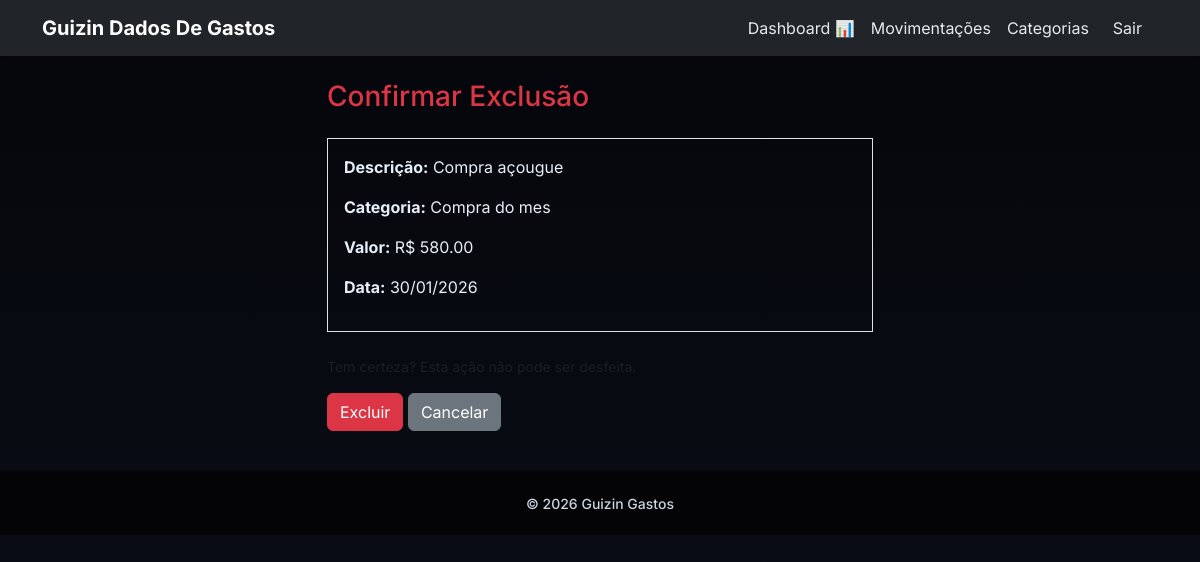
/movimentacao/excluir/2/ (signed in), run on the app's committed database.
### financeiro/models.py (models this page shows, shortened)
class Movimentacao(models.Model):
    valor = models.DecimalField(max_digits=10, decimal_places=2)
    descricao = models.CharField(max_length=200)
    data = models.DateField()
    categoria = models.ForeignKey(Categoria, on_delete=models.CASCADE)
    usuario = models.ForeignKey(User, on_delete=models.CASCADE)

class Categoria(models.Model):
    TIPO_CHOICES = (
        ('despesa', 'Despesa'),
        ('receita', 'Receita'),
    )
    nome = models.CharField(max_length=100)
    tipo = models.CharField(max_length=10, choices=TIPO_CHOICES)
    usuario = models.ForeignKey(User, on_delete=models.CASCADE)

### financeiro/views.py (the view)
# urls.py: path('movimentacao/excluir/<int:id>/', views.excluir_movimentacao, name='excluir_movimentacao'),
@login_required
def excluir_movimentacao(request, id):
    mov = get_object_or_404(Movimentacao, id=id, usuario=request.user)
    if request.method == 'POST':
        mov.delete()
        return redirect('lista_movimentacoes')
    return render(request, 'movimentacoes/confirmar_excluir.html', {'movimentacao': mov})

### templates/movimentacoes/confirmar_excluir.html (shortened to what this page needs)
{% extends 'base.html' %}
{% block content %}
<div class="row justify-content-center">
    <div class="col-md-6">
        <h3 class="mb-4 text-danger">Confirmar Exclusão</h3>
        <div class="border p-3 mb-4">
            <p><strong>Descrição:</strong> {{ movimentacao.descricao }}</p>
            <p><strong>Categoria:</strong> {{ movimentacao.categoria.nome }}</p>
            <p><strong>Valor:</strong> R$ {{ movimentacao.valor|floatformat:2 }}</p>
            <p><strong>Data:</strong> {{ movimentacao.data|date:"d/m/Y" }}</p>
        </div>
        <p class="text-muted small mb-3">Tem certeza? Esta ação não pode ser desfeita.</p>
        <form method="post" class="d-inline">
            <button type="submit" class="btn btn-danger">Excluir</button>
            <a href="{% url 'lista_movimentacoes' %}" class="btn btn-secondary">Cancelar</a>
        </form>
    </div>
</div>
{% endblock %}

### static/css/custom.css (style rules this page uses)
body { font-family: 'Inter', system-ui, -apple-system, 'Segoe UI', Roboto, 'Helvetica Neue', Arial; background: linear-gradient(180deg, #05060a 0%, #0b0f1a 100%); color: #e6eef8; min-height: 100vh; }

### data on the page
Movimentacao: descricao "Compra açougue", categoria.nome "Compra do mes", valor "580.00", data "30/01/2026"
